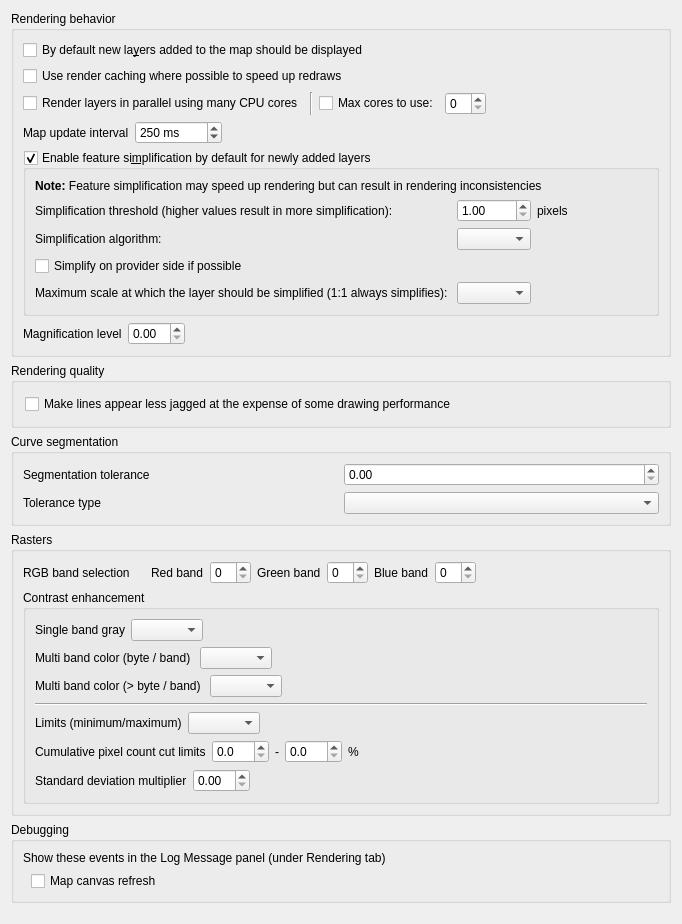
             <widget class="QWidget" name="mOptionsScrollAreaContents_04">
              <property name="geometry">
               <rect>
                <x>0</x>
                <y>0</y>
                <width>682</width>
                <height>924</height>
               </rect>
              </property>
              <layout class="QGridLayout" name="gridLayout_22">
               <item row="0" column="0">
                <widget class="QgsCollapsibleGroupBox" name="groupBox_5">
                 <property name="title">
                  <string>Rendering behavior</string>
                 </property>
                 <layout class="QVBoxLayout" name="verticalLayout_9">
                  <item>
                   <widget class="QCheckBox" name="chkAddedVisibility">
                    <property name="text">
                     <string>By default new la&amp;yers added to the map should be displayed</string>
                    </property>
                   </widget>
                  </item>
                  <item>
                   <widget class="QCheckBox" name="chkUseRenderCaching">
                    <property name="text">
                     <string>Use render caching where possible to speed up redraws</string>
                    </property>
                   </widget>
                  </item>
                  <item>
                   <layout class="QHBoxLayout" name="horizontalLayout_26">
                    <item>
                     <widget class="QCheckBox" name="chkParallelRendering">
                      <property name="text">
                       <string>Render layers in parallel using many CPU cores</string>
                      </property>
                     </widget>
                    </item>
                    <item>
                     <widget class="Line" name="line_6">
                      <property name="orientation">
                       <enum>Qt::Vertical</enum>
                      </property>
                     </widget>
                    </item>
                    <item>
                     <widget class="QCheckBox" name="chkMaxThreads">
                      <property name="text">
                       <string>Max cores to use:</string>
                      </property>
                     </widget>
                    </item>
                    <item>
                     <widget class="QSpinBox" name="spinMaxThreads"/>
                    </item>
                    <item>
                     <spacer name="horizontalSpacer_41">
                      <property name="orientation">
                       <enum>Qt::Horizontal</enum>
                      </property>
                      <property name="sizeHint" stdset="0">
                       <size>
                        <width>40</width>
                        <height>20</height>
                       </size>
                      </property>
                     </spacer>
                    </item>
                   </layout>
                  </item>
                  <item>
                   <layout class="QHBoxLayout" name="horizontalLayout_4">
                    <item>
                     <widget class="QLabel" name="label_56">
                      <property name="text">
                       <string>Map update interval</string>
                      </property>
                     </widget>
                    </item>
                    <item>
                     <widget class="QSpinBox" name="spinMapUpdateInterval">
                      <property name="suffix">
                       <string> ms</string>
                      </property>
                      <property name="maximum">
                       <number>999999</number>
                      </property>
                      <property name="singleStep">
                       <number>50</number>
                      </property>
                      <property name="value">
                       <number>250</number>
                      </property>
                     </widget>
                    </item>
                    <item>
                     <spacer name="horizontalSpacer_46">
                      <property name="orientation">
                       <enum>Qt::Horizontal</enum>
                      </property>
                      <property name="sizeHint" stdset="0">
                       <size>
                        <width>40</width>
                        <height>20</height>
                       </size>
                      </property>
                     </spacer>
                    </item>
                   </layout>
                  </item>
                  <item>
                   <widget class="QgsCollapsibleGroupBox" name="mSimplifyDrawingGroupBox">
                    <property name="title">
                     <string>Enable feature si&amp;mplification by default for newly added layers</string>
                    </property>
                    <property name="flat">
                     <bool>true</bool>
                    </property>
                    <property name="checkable">
                     <bool>true</bool>
                    </property>
                    <layout class="QGridLayout" name="_14">
                     <item row="0" column="1" colspan="4">
                      <widget class="QLabel" name="label_59">
                       <property name="text">
                        <string>&lt;b&gt;Note:&lt;/b&gt; Feature simplification may speed up rendering but can result in rendering inconsistencies</string>
                       </property>
                      </widget>
                     </item>
                     <item row="1" column="1">
                      <widget class="QLabel" name="label_65">
                       <property name="text">
                        <string>Simplification threshold (higher values result in more simplification): </string>
                       </property>
                       <property name="margin">
                        <number>2</number>
                       </property>
                      </widget>
                     </item>
                     <item row="1" column="2">
                      <widget class="QDoubleSpinBox" name="mSimplifyDrawingSpinBox">
                       <property name="toolTip">
                        <string>Higher values result in more simplification</string>
                       </property>
                       <property name="decimals">
                        <number>2</number>
                       </property>
                       <property name="minimum">
                        <double>1.000000000000000</double>
                       </property>
                       <property name="maximum">
                        <double>5.000000000000000</double>
                       </property>
                       <property name="singleStep">
                        <double>0.200000000000000</double>
                       </property>
                       <property name="value">
                        <double>1.000000000000000</double>
                       </property>
                      </widget>
                     </item>
                     <item row="1" column="3">
                      <widget class="QLabel" name="mSimplifyDrawingPx">
                       <property name="text">
                        <string>pixels</string>
                       </property>
                       <property name="margin">
                        <number>2</number>
                       </property>
                      </widget>
                     </item>
                     <item row="1" column="4">
                      <spacer name="horizontalSpacer_40">
                       <property name="orientation">
                        <enum>Qt::Horizontal</enum>
                       </property>
                       <property name="sizeHint" stdset="0">
                        <size>
                         <width>20</width>
                         <height>20</height>
                        </size>
                       </property>
                      </spacer>
                     </item>
                     <item row="2" column="1">
                      <widget class="QLabel" name="mSimplifyAlgorithmLabel">
                       <property name="toolTip">
                        <string>This algorithm only is applied to simplify on local side</string>
                       </property>
                       <property name="text">
                        <string>Simplification algorithm: </string>
                       </property>
                       <property name="margin">
                        <number>2</number>
                       </property>
                      </widget>
                     </item>
                     <item row="2" column="2">
                      <widget class="QComboBox" name="mSimplifyAlgorithmComboBox"/>
                     </item>
                     <item row="3" column="1" colspan="4">
                      <widget class="QCheckBox" name="mSimplifyDrawingAtProvider">
                       <property name="text">
                        <string>Simplify on provider side if possible</string>
                       </property>
                      </widget>
                     </item>
                     <item row="4" column="1">
                      <widget class="QLabel" name="mSimplifyMaxScaleLabel">
                       <property name="text">
                        <string>Maximum scale at which the layer should be simplified (1:1 always simplifies): </string>
                       </property>
                       <property name="margin">
                        <number>2</number>
                       </property>
                      </widget>
                     </item>
                     <item row="4" column="2">
                      <widget class="QgsScaleComboBox" name="mSimplifyMaximumScaleComboBox">
                       <property name="sizePolicy">
                        <sizepolicy hsizetype="Expanding" vsizetype="Fixed">
                         <horstretch>0</horstretch>
                         <verstretch>0</verstretch>
                        </sizepolicy>
                       </property>
                      </widget>
                     </item>
                    </layout>
                   </widget>
                  </item>
                  <item>
                   <layout class="QHBoxLayout" name="horizontalLayout_5">
                    <property name="topMargin">
                     <number>0</number>
                    </property>
                    <item>
                     <widget class="QLabel" name="labelMagnifier">
                      <property name="text">
                       <string>Magnification level</string>
                      </property>
                     </widget>
                    </item>
                    <item>
                     <widget class="QDoubleSpinBox" name="doubleSpinBoxMagnifierDefault"/>
                    </item>
                    <item>
                     <spacer name="horizontalSpacer_4">
                      <property name="orientation">
                       <enum>Qt::Horizontal</enum>
                      </property>
                      <property name="sizeType">
                       <enum>QSizePolicy::Expanding</enum>
                      </property>
                      <property name="sizeHint" stdset="0">
                       <size>
                        <width>40</width>
                        <height>20</height>
                       </size>
                      </property>
                     </spacer>
                    </item>
                   </layout>
                  </item>
                 </layout>
                </widget>
               </item>
               <item row="1" column="0">
                <widget class="QgsCollapsibleGroupBox" name="groupBox_8">
                 <property name="title">
                  <string>Rendering quality</string>
                 </property>
                 <layout class="QVBoxLayout" name="_5">
                  <property name="leftMargin">
                   <number>11</number>
                  </property>
                  <property name="topMargin">
                   <number>11</number>
                  </property>
                  <property name="rightMargin">
                   <number>11</number>
                  </property>
                  <property name="bottomMargin">
                   <number>11</number>
                  </property>
                  <item>
                   <widget class="QCheckBox" name="chkAntiAliasing">
                    <property name="text">
                     <string>Make lines appear less jagged at the expense of some drawing performance</string>
                    </property>
                   </widget>
                  </item>
                 </layout>
                </widget>
               </item>
               <item row="2" column="0">
                <widget class="QGroupBox" name="mSegmentationGroupBox">
                 <property name="title">
                  <string>Curve segmentation</string>
                 </property>
                 <layout class="QGridLayout" name="gridLayout_20">
                  <item row="0" column="0">
                   <widget class="QLabel" name="mSegmentationToleranceLabel">
                    <property name="text">
                     <string>Segmentation tolerance</string>
                    </property>
                   </widget>
                  </item>
                  <item row="0" column="1">
                   <widget class="QDoubleSpinBox" name="mSegmentationToleranceSpinBox"/>
                  </item>
                  <item row="1" column="0">
                   <widget class="QLabel" name="mToleranceTypeLabel">
                    <property name="text">
                     <string>Tolerance type</string>
                    </property>
                   </widget>
                  </item>
                  <item row="1" column="1">
                   <widget class="QComboBox" name="mToleranceTypeComboBox"/>
                  </item>
                 </layout>
                </widget>
               </item>
               <item row="3" column="0">
                <widget class="QgsCollapsibleGroupBox" name="groupBox_14">
                 <property name="title">
                  <string>Rasters</string>
                 </property>
                 <layout class="QVBoxLayout" name="verticalLayout_10">
                  <item>
                   <widget class="QWidget" name="widget" native="true">
                    <layout class="QHBoxLayout" name="horizontalLayout_19">
                     <property name="leftMargin">
                      <number>0</number>
                     </property>
                     <property name="topMargin">
                      <number>0</number>
                     </property>
                     <property name="rightMargin">
                      <number>0</number>
                     </property>
                     <property name="bottomMargin">
                      <number>0</number>
                     </property>
                     <item>
                      <widget class="QLabel" name="label_21">
                       <property name="text">
                        <string>RGB band selection</string>
                       </property>
                      </widget>
                     </item>
                     <item>
                      <spacer name="horizontalSpacer_19">
                       <property name="orientation">
                        <enum>Qt::Horizontal</enum>
                       </property>
                       <property name="sizeType">
                        <enum>QSizePolicy::Maximum</enum>
                       </property>
                       <property name="sizeHint" stdset="0">
                        <size>
                         <width>15</width>
                         <height>20</height>
                        </size>
                       </property>
                      </spacer>
                     </item>
                     <item>
                      <widget class="QLabel" name="label_22">
                       <property name="text">
                        <string>Red band</string>
                       </property>
                      </widget>
                     </item>
                     <item>
                      <widget class="QSpinBox" name="spnRed"/>
                     </item>
                     <item>
                      <widget class="QLabel" name="label_23">
                       <property name="text">
                        <string>Green band</string>
                       </property>
                      </widget>
                     </item>
                     <item>
                      <widget class="QSpinBox" name="spnGreen"/>
                     </item>
                     <item>
                      <widget class="QLabel" name="label_24">
                       <property name="text">
                        <string>Blue band</string>
                       </property>
                      </widget>
                     </item>
                     <item>
                      <widget class="QSpinBox" name="spnBlue"/>
                     </item>
                     <item>
                      <spacer name="horizontalSpacer_20">
                       <property name="orientation">
                        <enum>Qt::Horizontal</enum>
                       </property>
                       <property name="sizeHint" stdset="0">
                        <size>
                         <width>40</width>
                         <height>20</height>
                        </size>
                       </property>
                      </spacer>
                     </item>
                    </layout>
                   </widget>
                  </item>
                  <item>
                   <widget class="QGroupBox" name="groupBox_17">
                    <property name="title">
                     <string>Contrast enhancement</string>
                    </property>
                    <property name="flat">
                     <bool>true</bool>
                    </property>
                    <layout class="QVBoxLayout" name="verticalLayout_11">
                     <item>
                      <widget class="QWidget" name="widget_3" native="true">
                       <layout class="QHBoxLayout" name="horizontalLayout_22">
                        <property name="leftMargin">
                         <number>0</number>
                        </property>
                        <property name="topMargin">
                         <number>0</number>
                        </property>
                        <property name="rightMargin">
                         <number>0</number>
                        </property>
                        <property name="bottomMargin">
                         <number>0</number>
                        </property>
                        <item>
                         <widget class="QLabel" name="label_37">
                          <property name="text">
                           <string>Single band gray</string>
                          </property>
                         </widget>
                        </item>
                        <item>
                         <widget class="QComboBox" name="cboxContrastEnhancementAlgorithmSingleBand"/>
                        </item>
                        <item>
                         <spacer name="horizontalSpacer_23">
                          <property name="orientation">
                           <enum>Qt::Horizontal</enum>
                          </property>
                          <property name="sizeHint" stdset="0">
                           <size>
                            <width>208</width>
                            <height>20</height>
                           </size>
                          </property>
                         </spacer>
                        </item>
                       </layout>
                      </widget>
                     </item>
                     <item>
                      <widget class="QWidget" name="widget_4" native="true">
                       <layout class="QHBoxLayout" name="horizontalLayout_23">
                        <property name="leftMargin">
                         <number>0</number>
                        </property>
                        <property name="topMargin">
                         <number>0</number>
                        </property>
                        <property name="rightMargin">
                         <number>0</number>
                        </property>
                        <property name="bottomMargin">
                         <number>0</number>
                        </property>
                        <item>
                         <widget class="QLabel" name="label_38">
                          <property name="text">
                           <string>Multi band color (byte / band) </string>
                          </property>
                         </widget>
                        </item>
                        <item>
                         <widget class="QComboBox" name="cboxContrastEnhancementAlgorithmMultiBandSingleByte"/>
                        </item>
                        <item>
                         <spacer name="horizontalSpacer_24">
                          <property name="orientation">
                           <enum>Qt::Horizontal</enum>
                          </property>
                          <property name="sizeHint" stdset="0">
                           <size>
                            <width>208</width>
                            <height>20</height>
                           </size>
                          </property>
                         </spacer>
                        </item>
                       </layout>
                      </widget>
                     </item>
                     <item>
                      <widget class="QWidget" name="widget_5" native="true">
                       <layout class="QHBoxLayout" name="horizontalLayout_24">
                        <property name="leftMargin">
                         <number>0</number>
                        </property>
                        <property name="topMargin">
                         <number>0</number>
                        </property>
                        <property name="rightMargin">
                         <number>0</number>
                        </property>
                        <property name="bottomMargin">
                         <number>0</number>
                        </property>
                        <item>
                         <widget class="QLabel" name="label_39">
                          <property name="text">
                           <string>Multi band color (&gt; byte / band) </string>
                          </property>
                         </widget>
                        </item>
                        <item>
                         <widget class="QComboBox" name="cboxContrastEnhancementAlgorithmMultiBandMultiByte"/>
                        </item>
                        <item>
                         <spacer name="horizontalSpacer_25">
                          <property name="orientation">
                           <enum>Qt::Horizontal</enum>
                          </property>
                          <property name="sizeHint" stdset="0">
                           <size>
                            <width>208</width>
                            <height>20</height>
                           </size>
                          </property>
                         </spacer>
                        </item>
                       </layout>
                      </widget>
                     </item>
                     <item>
                      <widget class="Line" name="line">
                       <property name="orientation">
                        <enum>Qt::Horizontal</enum>
                       </property>
                      </widget>
                     </item>
                     <item>
                      <widget class="QWidget" name="widget_6" native="true">
                       <layout class="QHBoxLayout" name="horizontalLayout_25">
                        <property name="leftMargin">
                         <number>0</number>
                        </property>
                        <property name="topMargin">
                         <number>0</number>
                        </property>
                        <property name="rightMargin">
                         <number>0</number>
                        </property>
                        <property name="bottomMargin">
                         <number>0</number>
                        </property>
                        <item>
                         <widget class="QLabel" name="label_40">
                          <property name="text">
                           <string>Limits (minimum/maximum)</string>
                          </property>
                         </widget>
                        </item>
                        <item>
                         <widget class="QComboBox" name="cboxContrastEnhancementLimits"/>
                        </item>
                        <item>
                         <spacer name="horizontalSpacer_26">
                          <property name="orientation">
                           <enum>Qt::Horizontal</enum>
                          </property>
                          <property name="sizeHint" stdset="0">
                           <size>
                            <width>208</width>
                            <height>20</height>
                           </size>
                          </property>
                         </spacer>
                        </item>
                       </layout>
                      </widget>
                     </item>
                     <item>
                      <widget class="QWidget" name="widget_7" native="true">
                       <layout class="QHBoxLayout" name="horizontalLayout_18">
                        <property name="leftMargin">
                         <number>0</number>
                        </property>
                        <property name="topMargin">
                         <number>0</number>
                        </property>
                        <property name="rightMargin">
                         <number>0</number>
                        </property>
                        <property name="bottomMargin">
                         <number>0</number>
                        </property>
                        <item>
                         <widget class="QLabel" name="label_36">
                          <property name="text">
                           <string>Cumulative pixel count cut limits</string>
                          </property>
                         </widget>
                        </item>
                        <item>
                         <widget class="QDoubleSpinBox" name="mRasterCumulativeCutLowerDoubleSpinBox">
                          <property name="decimals">
                           <number>1</number>
                          </property>
                         </widget>
                        </item>
                        <item>
                         <widget class="QLabel" name="label_34">
                          <property name="text">
                           <string>-</string>
                          </property>
                         </widget>
                        </item>
                        <item>
                         <widget class="QDoubleSpinBox" name="mRasterCumulativeCutUpperDoubleSpinBox">
                          <property name="decimals">
                           <number>1</number>
                          </property>
                         </widget>
                        </item>
                        <item>
                         <widget class="QLabel" name="label_35">
                          <property name="text">
                           <string>%</string>
                          </property>
                         </widget>
                        </item>
                        <item>
                         <spacer name="horizontalSpacer_18">
                          <property name="orientation">
                           <enum>Qt::Horizontal</enum>
                          </property>
                          <property name="sizeHint" stdset="0">
                           <size>
                            <width>123</width>
                            <height>20</height>
                           </size>
                          </property>
                         </spacer>
                        </item>
                       </layout>
                      </widget>
                     </item>
                     <item>
                      <widget class="QWidget" name="widget_2" native="true">
                       <layout class="QHBoxLayout" name="horizontalLayout_20">
                        <property name="leftMargin">
                         <number>0</number>
                        </property>
                        <property name="topMargin">
                         <number>0</number>
                        </property>
                        <property name="rightMargin">
                         <number>0</number>
                        </property>
                        <property name="bottomMargin">
                         <number>0</number>
                        </property>
                        <item>
                         <widget class="QLabel" name="label_25">
                          <property name="text">
                           <string>Standard deviation multiplier</string>
                          </property>
                         </widget>
                        </item>
                        <item>
                         <widget class="QDoubleSpinBox" name="spnThreeBandStdDev">
                          <property name="maximum">
                           <double>10.000000000000000</double>
                          </property>
                          <property name="singleStep">
                           <double>0.100000000000000</double>
                          </property>
                         </widget>
                        </item>
                        <item>
                         <spacer name="horizontalSpacer_21">
                          <property name="orientation">
                           <enum>Qt::Horizontal</enum>
                          </property>
                          <property name="sizeHint" stdset="0">
                           <size>
                            <width>258</width>
                            <height>20</height>
                           </size>
                          </property>
                         </spacer>
                        </item>
                       </layout>
                      </widget>
                     </item>
                    </layout>
                   </widget>
                  </item>
                 </layout>
                </widget>
               </item>
               <item row="4" column="0">
                <widget class="QgsCollapsibleGroupBox" name="groupBox_22">
                 <property name="title">
                  <string>Debugging</string>
                 </property>
                 <layout class="QVBoxLayout" name="verticalLayout_35">
                  <item>
                   <widget class="QLabel" name="label_55">
                    <property name="text">
                     <string>Show these events in the Log Message panel (under Rendering tab)</string>
                    </property>
                   </widget>
                  </item>
                  <item>
                   <layout class="QGridLayout" name="gridLayout_6">
                    <item row="0" column="0">
                     <spacer name="horizontalSpacer_37">
                      <property name="orientation">
                       <enum>Qt::Horizontal</enum>
                      </property>
                      <property name="sizeType">
                       <enum>QSizePolicy::Fixed</enum>
                      </property>
                      <property name="sizeHint" stdset="0">
                       <size>
                        <width>8</width>
                        <height>20</height>
                       </size>
                      </property>
                     </spacer>
                    </item>
                    <item row="0" column="1">
                     <widget class="QCheckBox" name="mLogCanvasRefreshChkBx">
                      <property name="text">
                       <string>Map canvas refresh</string>
                      </property>
                     </widget>
                    </item>
                   </layout>
                  </item>
                 </layout>
                </widget>
               </item>
               <item row="5" column="0">
                <spacer name="verticalSpacer_6">
                 <property name="orientation">
                  <enum>Qt::Vertical</enum>
                 </property>
                 <property name="sizeHint" stdset="0">
                  <size>
                   <width>20</width>
                   <height>40</height>
                  </size>
                 </property>
                </spacer>
               </item>
              </layout>
             </widget>
